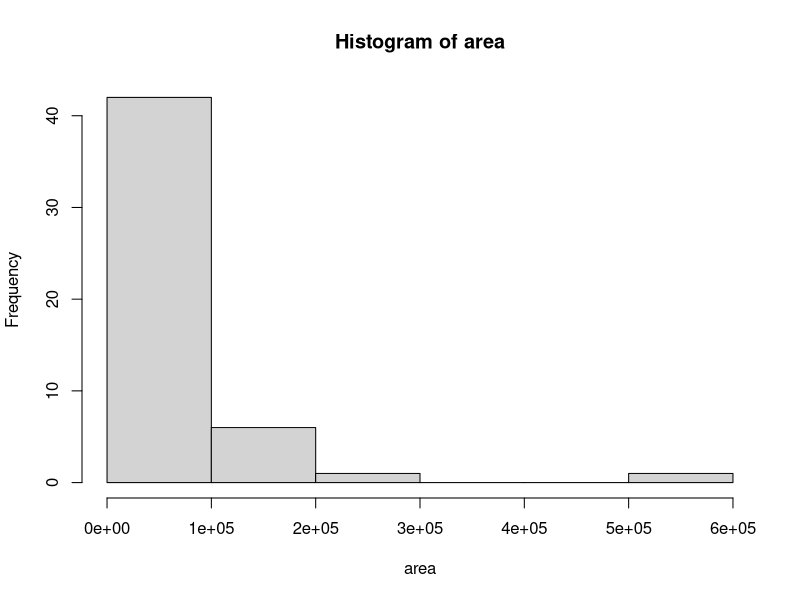
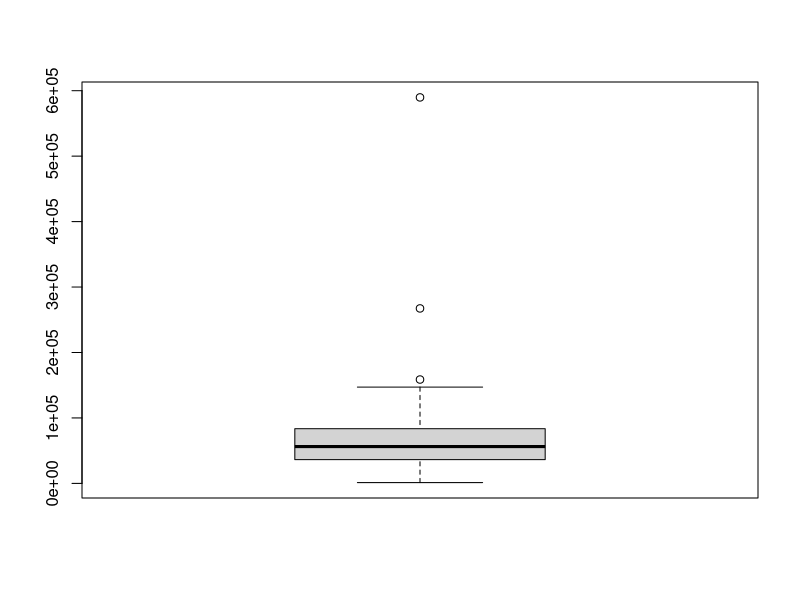

Write R code to recreate these figures, in order.
# R Statistics Essential Training
# Ex03_06
# Robust statistics for univariate analyses

# More information on Robust Analysis
browseURL("http://j.mp/12YPV5L")
#or see the CRAN Task view on robust statistics at 
browseURL("http://cran.r-project.org/web/views/Robust.html")

# Load Data
?state.area
area <- state.area
area
hist(area)
boxplot(area)
boxplot.stats(area)
summary(area)

#Robust methods for describing the center
mean(area)  #not robust
median(area)
mean(area, trim=0.05)  #trimming 5% fromeach end (10% of the total)
mean(area, trim=0.1)
mean(area, trim=0.2)
mean(area, trim=0.5) #counterintuitive but it gives the median

#Robust methods for describing the variation
sd(area) #not robust
mad(area) #median absolute deviation
IQR(area) #Interquartile range, is an ordinal measure of variation,i.e. values have to be ordered first
fivenum(area) #Tukey's hinges (similar to quartiles)

rm(list=ls()) #clean up

